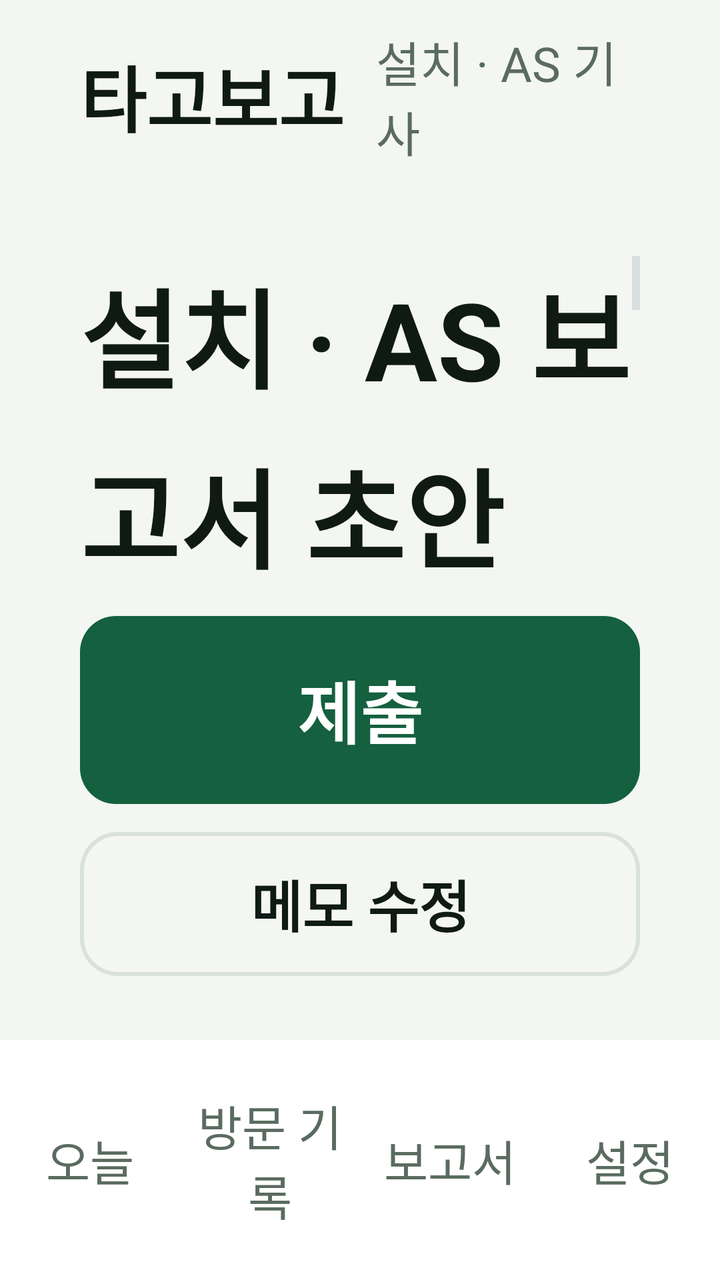
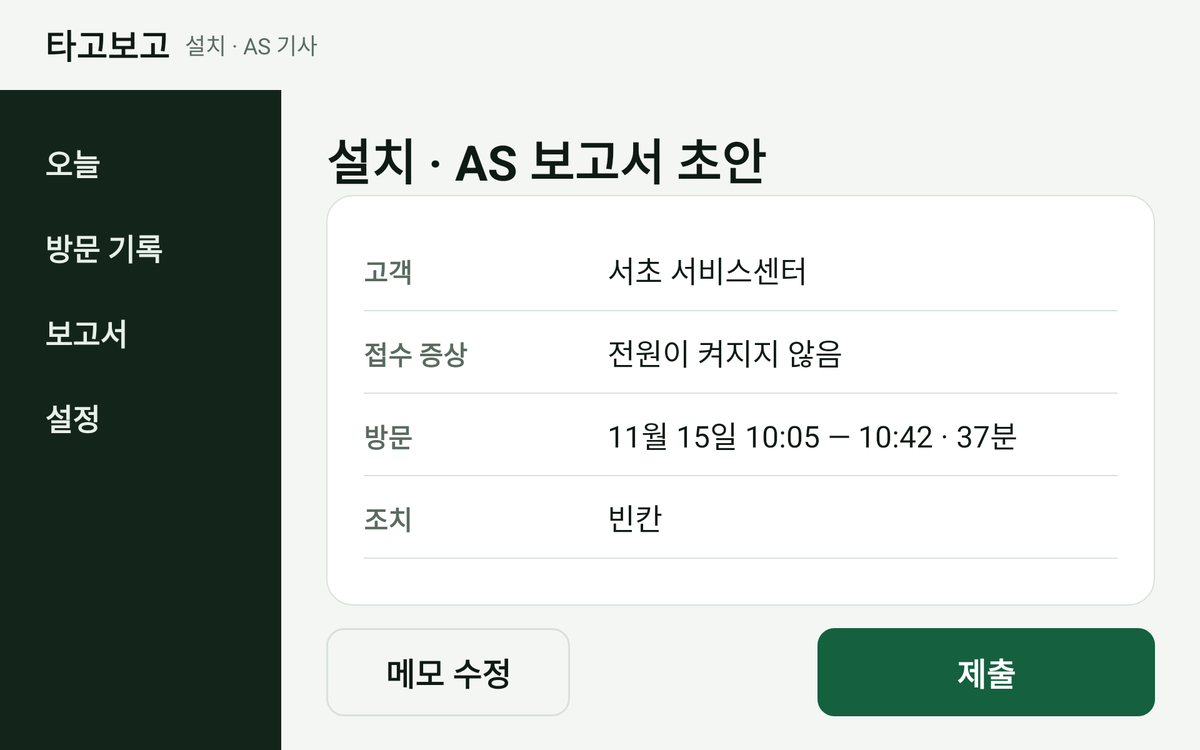

An Android layout and its configuration variant, each rendered on a device that would load it. The default file and the variant file are quoted in full after the pictures.
<!-- AndroidManifest.xml: application theme Theme.TagoBogo -->
<!-- res/layout/activity_report.xml -->
<?xml version="1.0" encoding="utf-8"?>
<LinearLayout xmlns:android="http://schemas.android.com/apk/res/android"
    android:layout_width="match_parent"
    android:layout_height="match_parent"
    android:orientation="vertical"
    android:background="@color/tb_bg">

    <include layout="@layout/view_topbar" />

    <ScrollView
        android:layout_width="match_parent"
        android:layout_height="0dp"
        android:layout_weight="1"
        android:paddingStart="@dimen/tb_gutter"
        android:paddingEnd="@dimen/tb_gutter"
        android:paddingTop="@dimen/tb_card_pad_v"
        android:clipToPadding="false">

        <LinearLayout
            android:layout_width="match_parent"
            android:layout_height="wrap_content"
            android:orientation="vertical">

            <TextView
                android:id="@+id/report_title"
                style="@style/Tb.H1"
                android:layout_width="match_parent"
                android:layout_height="wrap_content"
                android:text="@string/report_title" />

            <LinearLayout style="@style/Tb.Card">

                <TextView
                    android:id="@+id/report_key_1"
                    style="@style/Tb.Label"
                    android:text="@string/report_key_customer" />

                <TextView
                    android:id="@+id/report_value_1"
                    style="@style/Tb.Body.Ink"
                    android:layout_width="match_parent"
                    android:layout_height="wrap_content"
                    android:textSize="@dimen/tb_text_field"
                    android:text="@string/report_customer_tech_sample" />

                <TextView
                    android:id="@+id/report_source_1"
                    android:visibility="gone"
                    style="@style/Tb.Label"
                    android:layout_marginBottom="@dimen/tb_gap"
                    android:text="@string/report_source_job" />

                <View
                    android:layout_width="match_parent"
                    android:layout_height="1dp"
                    android:background="@drawable/bg_divider" />

                <TextView
                    android:id="@+id/report_key_2"
                    style="@style/Tb.Label"
                    android:layout_marginTop="@dimen/tb_gap"
                    android:text="@string/report_key_symptom" />

                <TextView
                    android:id="@+id/report_value_2"
                    style="@style/Tb.Body.Ink"
                    android:layout_width="match_parent"
                    android:layout_height="wrap_content"
                    android:textSize="@dimen/tb_text_field"
                    android:text="@string/memo_demo_tech_1" />

                <TextView
                    android:id="@+id/report_source_2"
                    android:visibility="gone"
                    style="@style/Tb.Label"
                    android:layout_marginBottom="@dimen/tb_gap"
                    android:text="@string/report_source_missing" />

                <View
                    android:layout_width="match_parent"
                    android:layout_height="1dp"
                    android:background="@drawable/bg_divider" />

                <TextView
                    style="@style/Tb.Label"
                    android:layout_marginTop="@dimen/tb_gap"
                    android:text="@string/report_key_visit" />

                <TextView
                    android:id="@+id/report_value_visit"
                    style="@style/Tb.Body.Ink"
                    android:layout_width="match_parent"
                    android:layout_height="wrap_content"
                    android:textSize="@dimen/tb_text_field"
                    android:text="@string/report_visit_sample" />

                <TextView
                    android:id="@+id/report_source_visit"
                    android:visibility="gone"
                    style="@style/Tb.Label"
                    android:layout_marginBottom="@dimen/tb_gap"
                    android:text="@string/report_source_auto" />

                <View
                    android:layout_width="match_parent"
                    android:layout_height="1dp"
                    android:background="@drawable/bg_divider" />

                <TextView
                    android:id="@+id/report_key_3"
                    style="@style/Tb.Label"
                    android:layout_marginTop="@dimen/tb_gap"
                    android:text="@string/report_key_action" />

                <TextView
                    android:id="@+id/report_value_3"
                    style="@style/Tb.Body.Ink"
                    android:layout_width="match_parent"
                    android:layout_height="wrap_content"
                    android:textSize="@dimen/tb_text_field"
                    android:text="@string/report_blank" />

                <TextView
                    android:id="@+id/report_source_3"
                    android:visibility="gone"
                    style="@style/Tb.Label"
                    android:layout_marginBottom="@dimen/tb_gap"
                    android:text="@string/report_source_missing" />

                <View
                    android:layout_width="match_parent"
                    android:layout_height="1dp"
                    android:background="@drawable/bg_divider" />

                <TextView
                    android:id="@+id/report_key_4"
                    style="@style/Tb.Label"
                    android:layout_marginTop="@dimen/tb_gap"
                    android:text="@string/report_key_part" />

                <TextView
                    android:id="@+id/report_value_4"
                    style="@style/Tb.Body.Ink"
                    android:layout_width="match_parent"
                    android:layout_height="wrap_content"
                    android:textSize="@dimen/tb_text_field"
                    android:text="@string/report_blank" />

                <TextView
                    android:id="@+id/report_source_4"
                    android:visibility="gone"
                    style="@style/Tb.Label"
                    android:layout_marginBottom="@dimen/tb_gap"
                    android:text="@string/report_source_missing" />

                <View
                    android:layout_width="match_parent"
                    android:layout_height="1dp"
                    android:background="@drawable/bg_divider" />

                <TextView
                    android:id="@+id/report_key_5"
                    style="@style/Tb.Label"
                    android:layout_marginTop="@dimen/tb_gap"
                    android:text="@string/report_key_result" />

                <TextView
                    android:id="@+id/report_value_5"
                    style="@style/Tb.Body"
                    android:layout_width="match_parent"
                    android:layout_height="wrap_content"
                    android:textSize="@dimen/tb_text_field"
                    android:text="@string/report_blank" />

                <TextView
                    android:id="@+id/report_source_5"
                    android:visibility="gone"
                    style="@style/Tb.Label"
                    android:text="@string/report_source_missing" />
            </LinearLayout>
        </LinearLayout>
    </ScrollView>

    <LinearLayout
        android:layout_width="match_parent"
        android:layout_height="wrap_content"
        android:orientation="vertical"
        android:paddingStart="@dimen/tb_gutter"
        android:paddingEnd="@dimen/tb_gutter"
        android:paddingTop="@dimen/tb_gap"
        android:paddingBottom="@dimen/tb_card_pad_v">

        <TextView
            android:id="@+id/btn_submit"
            style="@style/Tb.Button.Primary"
            android:text="@string/action_submit" />

        <TextView
            android:id="@+id/btn_edit_memo"
            style="@style/Tb.Button.Small.Ghost"
            android:layout_marginTop="@dimen/tb_gap_sm"
            android:text="@string/action_edit_memo" />
    </LinearLayout>

    <include layout="@layout/view_tabs" />
</LinearLayout>
<!-- res/layout/view_topbar.xml (included above) -->
<?xml version="1.0" encoding="utf-8"?>
<LinearLayout xmlns:android="http://schemas.android.com/apk/res/android"
    android:id="@+id/topbar"
    android:layout_width="match_parent"
    android:layout_height="@dimen/tb_bar_h"
    android:orientation="horizontal"
    android:gravity="center_vertical"
    android:paddingStart="@dimen/tb_gutter"
    android:paddingEnd="@dimen/tb_gutter"
    android:background="@color/tb_bg">

    <TextView
        android:id="@+id/topbar_logo"
        android:layout_width="wrap_content"
        android:layout_height="wrap_content"
        android:text="@string/app_name"
        android:textSize="@dimen/tb_text_logo"
        android:textStyle="bold"
        android:textColor="@color/tb_ink" />

    <TextView
        android:id="@+id/topbar_role"
        android:layout_width="wrap_content"
        android:layout_height="wrap_content"
        android:layout_marginStart="16dp"
        android:text="@string/role_tech"
        android:textSize="@dimen/tb_text_label"
        android:textColor="@color/tb_muted" />

    <View
        android:layout_width="0dp"
        android:layout_height="1dp"
        android:layout_weight="1" />

    <View
        android:id="@+id/topbar_dot"
        android:layout_width="16dp"
        android:layout_height="16dp"
        android:layout_marginEnd="12dp"
        android:background="@drawable/bg_dot"
        android:visibility="gone" />

    <TextView
        android:id="@+id/topbar_status"
        android:layout_width="wrap_content"
        android:layout_height="wrap_content"
        android:textSize="@dimen/tb_text_status"
        android:textColor="@color/tb_muted"
        android:visibility="gone" />
</LinearLayout>
<!-- res/layout/view_tabs.xml (included above) -->
<?xml version="1.0" encoding="utf-8"?>
<LinearLayout xmlns:android="http://schemas.android.com/apk/res/android"
    android:id="@+id/tabs"
    android:layout_width="match_parent"
    android:layout_height="@dimen/tb_tabs_h"
    android:orientation="horizontal"
    android:background="@color/tb_surface">

    <TextView
        android:id="@+id/tab_today"
        style="@style/Tb.Tab"
        android:text="@string/nav_today" />

    <TextView
        android:id="@+id/tab_stops"
        style="@style/Tb.Tab"
        android:text="@string/nav_stops" />

    <TextView
        android:id="@+id/tab_report"
        style="@style/Tb.Tab"
        android:text="@string/nav_report" />

    <TextView
        android:id="@+id/tab_settings"
        style="@style/Tb.Tab"
        android:text="@string/nav_settings" />
</LinearLayout>
<!-- resources referenced by this layout -->
<resources>
  <color name="tb_bg">#FFF3F6F2</color>
  <color name="tb_ink">#FF101A14</color>
  <color name="tb_muted">#FF5A6B60</color>
  <color name="tb_surface">#FFFFFFFF</color>
  <dimen name="tb_bar_h">96dp</dimen>
  <dimen name="tb_card_pad_v">32dp</dimen>
  <dimen name="tb_gap">22dp</dimen>
  <dimen name="tb_gap_sm">14dp</dimen>
  <dimen name="tb_gutter">40dp</dimen>
  <dimen name="tb_tabs_h">120dp</dimen>
  <dimen name="tb_text_field">32sp</dimen>
  <dimen name="tb_text_label">24sp</dimen>
  <dimen name="tb_text_logo">36sp</dimen>
  <dimen name="tb_text_status">26sp</dimen>
  <!-- drawable bg_divider (drawable) -->
  <?xml version="1.0" encoding="utf-8"?>
  <shape xmlns:android="http://schemas.android.com/apk/res/android" android:shape="rectangle">
      <solid android:color="@color/tb_line" />
  </shape>
  <!-- drawable bg_dot (drawable) -->
  <?xml version="1.0" encoding="utf-8"?>
  <shape xmlns:android="http://schemas.android.com/apk/res/android" android:shape="oval">
      <solid android:color="@color/tb_accent" />
  </shape>
  <string name="action_edit_memo">메모 수정</string>
  <string name="action_submit">제출</string>
  <string name="app_name">타고보고</string>
  <string name="memo_demo_tech_1">전원이 켜지지 않음</string>
  <string name="nav_report">보고서</string>
  <string name="nav_settings">설정</string>
  <string name="nav_stops">방문 기록</string>
  <string name="nav_today">오늘</string>
  <string name="report_blank">빈칸</string>
  <string name="report_customer_tech_sample">서초 서비스센터</string>
  <string name="report_key_action">조치</string>
  <string name="report_key_customer">고객</string>
  <string name="report_key_part">부품</string>
  <string name="report_key_result">결과</string>
  <string name="report_key_symptom">접수 증상</string>
  <string name="report_key_visit">방문</string>
  <string name="report_source_auto">· 방문 기록에서</string>
  <string name="report_source_job">· 일정에서</string>
  <string name="report_source_missing">· 메모에 없음</string>
  <string name="report_title">설치 · AS 보고서 초안</string>
  <string name="report_visit_sample">11월 15일 10:05 — 10:42 · 37분</string>
  <string name="role_tech">설치 · AS 기사</string>
  <style name="Tb.Body.Ink" parent="Tb.Body">
          <item name="android:textColor">@color/tb_ink</item>
      </style>
  <style name="Tb.Button.Primary" parent="Tb.Button">
          <item name="android:background">@drawable/bg_btn_primary</item>
          <item name="android:textColor">@color/tb_on_accent</item>
      </style>
  <style name="Tb.Button.Small.Ghost" parent="Tb.Button.Small">
          <item name="android:background">@drawable/bg_btn_ghost</item>
      </style>
  <style name="Tb.Label" parent="Tb.Text">
          <item name="android:textSize">@dimen/tb_text_label</item>
          <item name="android:textColor">@color/tb_muted</item>
          <item name="android:textStyle">bold</item>
      </style>
  <style name="Theme.TagoBogo" parent="android:Theme.DeviceDefault.NoActionBar">
          <item name="android:windowBackground">@color/tb_bg</item>
      </style>
  <color name="tb_line">#FFD9E2DA</color>
  <color name="tb_accent">#FF14603F</color>
  <style name="Tb.Text" parent="">
          <item name="android:layout_width">wrap_content</item>
          <item name="android:layout_height">wrap_content</item>
      </style>
  <dimen name="tb_text_body">28sp</dimen>
  <color name="tb_on_accent">#FFFFFFFF</color>
  <style name="Tb.Button.Small" parent="Tb.Button">
          <item name="android:layout_height">@dimen/tb_btn_h_sm</item>
          <item name="android:textSize">@dimen/tb_text_btn_sm</item>
      </style>
  <dimen name="tb_card_pad_h">36dp</dimen>
  <dimen name="tb_text_h1">54sp</dimen>
  <dimen name="tb_btn_h">94dp</dimen>
  <dimen name="tb_text_btn">34sp</dimen>
  <dimen name="tb_btn_h_sm">72dp</dimen>
  <dimen name="tb_text_btn_sm">28sp</dimen>
  <color name="tb_soft">#FFE6F0E7</color>
  <!-- some entries are left out for length -->
</resources>
<!-- res/layout-w1000dp/activity_report.xml (the repository's variant of the layout above) -->
<!-- drawn on a large tablet held sideways -->
<?xml version="1.0" encoding="utf-8"?>
<LinearLayout xmlns:android="http://schemas.android.com/apk/res/android"
    android:layout_width="match_parent"
    android:layout_height="match_parent"
    android:orientation="vertical"
    android:background="@color/tb_bg">

    <include layout="@layout/view_topbar" />

    <LinearLayout
        android:layout_width="match_parent"
        android:layout_height="0dp"
        android:layout_weight="1"
        android:orientation="horizontal">

        <include layout="@layout/view_rail" />

        <LinearLayout
            android:layout_width="0dp"
            android:layout_height="match_parent"
            android:layout_weight="1"
            android:orientation="vertical"
            android:paddingStart="@dimen/tb_gutter"
            android:paddingEnd="@dimen/tb_gutter"
            android:paddingTop="@dimen/tb_card_pad_v"
            android:paddingBottom="@dimen/tb_card_pad_v">

            <TextView
                android:id="@+id/report_title"
                style="@style/Tb.H1"
                android:layout_width="match_parent"
                android:layout_height="wrap_content"
                android:textSize="52sp"
                android:text="@string/report_title" />

            <LinearLayout
                style="@style/Tb.Card"
                android:layout_height="0dp"
                android:layout_weight="1">

                <LinearLayout
                    android:layout_width="match_parent"
                    android:layout_height="wrap_content"
                    android:orientation="horizontal"
                    android:paddingTop="20dp"
                    android:paddingBottom="20dp">

                    <TextView
                        android:id="@+id/report_key_1"
                        style="@style/Tb.Label"
                        android:layout_width="@dimen/tb_report_key_w"
                        android:layout_height="wrap_content"
                        android:textSize="@dimen/tb_text_body"
                        android:text="@string/report_key_customer" />

                    <TextView
                        android:id="@+id/report_value_1"
                        style="@style/Tb.Body.Ink"
                        android:layout_width="0dp"
                        android:layout_height="wrap_content"
                        android:layout_weight="1"
                        android:textSize="@dimen/tb_text_field"
                        android:text="@string/report_customer_tech_sample" />

                    <TextView
                        android:id="@+id/report_source_1"
                        android:visibility="gone"
                        style="@style/Tb.Label"
                        android:layout_marginStart="@dimen/tb_gap_sm"
                        android:text="@string/report_source_job" />
                </LinearLayout>

                <View
                    android:layout_width="match_parent"
                    android:layout_height="1dp"
                    android:background="@drawable/bg_divider" />

                <LinearLayout
                    android:layout_width="match_parent"
                    android:layout_height="wrap_content"
                    android:orientation="horizontal"
                    android:paddingTop="20dp"
                    android:paddingBottom="20dp">

                    <TextView
                        android:id="@+id/report_key_2"
                        style="@style/Tb.Label"
                        android:layout_width="@dimen/tb_report_key_w"
                        android:layout_height="wrap_content"
                        android:textSize="@dimen/tb_text_body"
                        android:text="@string/report_key_symptom" />

                    <TextView
                        android:id="@+id/report_value_2"
                        style="@style/Tb.Body.Ink"
                        android:layout_width="0dp"
                        android:layout_height="wrap_content"
                        android:layout_weight="1"
                        android:textSize="@dimen/tb_text_field"
                        android:text="@string/memo_demo_tech_1" />

                    <TextView
                        android:id="@+id/report_source_2"
                        android:visibility="gone"
                        style="@style/Tb.Label"
                        android:layout_marginStart="@dimen/tb_gap_sm"
                        android:text="@string/report_source_missing" />
                </LinearLayout>

                <View
                    android:layout_width="match_parent"
                    android:layout_height="1dp"
                    android:background="@drawable/bg_divider" />

                <LinearLayout
                    android:layout_width="match_parent"
                    android:layout_height="wrap_content"
                    android:orientation="horizontal"
                    android:paddingTop="20dp"
                    android:paddingBottom="20dp">

                    <TextView
                        style="@style/Tb.Label"
                        android:layout_width="@dimen/tb_report_key_w"
                        android:layout_height="wrap_content"
                        android:textSize="@dimen/tb_text_body"
                        android:text="@string/report_key_visit" />

                    <TextView
                        android:id="@+id/report_value_visit"
                        style="@style/Tb.Body.Ink"
                        android:layout_width="0dp"
                        android:layout_height="wrap_content"
                        android:layout_weight="1"
                        android:textSize="@dimen/tb_text_field"
                        android:text="@string/report_visit_sample" />

                    <TextView
                        android:id="@+id/report_source_visit"
                        android:visibility="gone"
                        style="@style/Tb.Label"
                        android:layout_marginStart="@dimen/tb_gap_sm"
                        android:text="@string/report_source_auto" />
                </LinearLayout>

                <View
                    android:layout_width="match_parent"
                    android:layout_height="1dp"
                    android:background="@drawable/bg_divider" />

                <LinearLayout
                    android:layout_width="match_parent"
                    android:layout_height="wrap_content"
                    android:orientation="horizontal"
                    android:paddingTop="20dp"
                    android:paddingBottom="20dp">

                    <TextView
                        android:id="@+id/report_key_3"
                        style="@style/Tb.Label"
                        android:layout_width="@dimen/tb_report_key_w"
                        android:layout_height="wrap_content"
                        android:textSize="@dimen/tb_text_body"
                        android:text="@string/report_key_action" />

                    <TextView
                        android:id="@+id/report_value_3"
                        style="@style/Tb.Body.Ink"
                        android:layout_width="0dp"
                        android:layout_height="wrap_content"
                        android:layout_weight="1"
                        android:textSize="@dimen/tb_text_field"
                        android:text="@string/report_blank" />

                    <TextView
                        android:id="@+id/report_source_3"
                        android:visibility="gone"
                        style="@style/Tb.Label"
                        android:layout_marginStart="@dimen/tb_gap_sm"
                        android:text="@string/report_source_missing" />
                </LinearLayout>

                <View
                    android:layout_width="match_parent"
                    android:layout_height="1dp"
                    android:background="@drawable/bg_divider" />

                <LinearLayout
                    android:layout_width="match_parent"
                    android:layout_height="wrap_content"
                    android:orientation="horizontal"
                    android:paddingTop="20dp"
                    android:paddingBottom="20dp">

                    <TextView
                        android:id="@+id/report_key_4"
                        style="@style/Tb.Label"
                        android:layout_width="@dimen/tb_report_key_w"
                        android:layout_height="wrap_content"
                        android:textSize="@dimen/tb_text_body"
                        android:text="@string/report_key_part" />

                    <TextView
                        android:id="@+id/report_value_4"
                        style="@style/Tb.Body.Ink"
                        android:layout_width="0dp"
                        android:layout_height="wrap_content"
                        android:layout_weight="1"
                        android:textSize="@dimen/tb_text_field"
                        android:text="@string/report_blank" />

                    <TextView
                        android:id="@+id/report_source_4"
                        android:visibility="gone"
                        style="@style/Tb.Label"
                        android:layout_marginStart="@dimen/tb_gap_sm"
                        android:text="@string/report_source_missing" />
                </LinearLayout>

                <View
                    android:layout_width="match_parent"
                    android:layout_height="1dp"
                    android:background="@drawable/bg_divider" />

                <LinearLayout
                    android:layout_width="match_parent"
                    android:layout_height="wrap_content"
                    android:orientation="horizontal"
                    android:paddingTop="20dp">

                    <TextView
                        android:id="@+id/report_key_5"
                        style="@style/Tb.Label"
                        android:layout_width="@dimen/tb_report_key_w"
                        android:layout_height="wrap_content"
                        android:textSize="@dimen/tb_text_body"
                        android:text="@string/report_key_result" />

                    <TextView
                        android:id="@+id/report_value_5"
                        style="@style/Tb.Body"
                        android:layout_width="0dp"
                        android:layout_height="wrap_content"
                        android:layout_weight="1"
                        android:textSize="@dimen/tb_text_field"
                        android:text="@string/report_blank" />

                    <TextView
                        android:id="@+id/report_source_5"
                        android:visibility="gone"
                        style="@style/Tb.Label"
                        android:layout_marginStart="@dimen/tb_gap_sm"
                        android:text="@string/report_source_missing" />
                </LinearLayout>
            </LinearLayout>

            <LinearLayout
                android:layout_width="match_parent"
                android:layout_height="wrap_content"
                android:orientation="horizontal"
                android:paddingTop="@dimen/tb_gap">

                <TextView
                    android:id="@+id/btn_edit_memo"
                    style="@style/Tb.Button.Ghost"
                    android:layout_width="260dp"
                    android:text="@string/action_edit_memo" />

                <View
                    android:layout_width="0dp"
                    android:layout_height="1dp"
                    android:layout_weight="1" />

                <TextView
                    android:id="@+id/btn_submit"
                    style="@style/Tb.Button.Primary"
                    android:layout_width="360dp"
                    android:text="@string/action_submit" />
            </LinearLayout>
        </LinearLayout>
    </LinearLayout>
</LinearLayout>
<!-- res/layout/view_rail.xml (included above) -->
<?xml version="1.0" encoding="utf-8"?>
<LinearLayout xmlns:android="http://schemas.android.com/apk/res/android"
    android:id="@+id/rail"
    android:layout_width="@dimen/tb_rail_w"
    android:layout_height="match_parent"
    android:orientation="vertical"
    android:background="@color/tb_rail"
    android:paddingStart="24dp"
    android:paddingEnd="24dp"
    android:paddingTop="32dp"
    android:paddingBottom="32dp">

    <TextView
        android:id="@+id/rail_today"
        style="@style/Tb.Rail.Item"
        android:text="@string/nav_today" />

    <TextView
        android:id="@+id/rail_stops"
        style="@style/Tb.Rail.Item"
        android:text="@string/nav_stops" />

    <TextView
        android:id="@+id/rail_report"
        style="@style/Tb.Rail.Item"
        android:text="@string/nav_report" />

    <TextView
        android:id="@+id/rail_settings"
        style="@style/Tb.Rail.Item"
        android:text="@string/nav_settings" />

</LinearLayout>
<!-- resources referenced by the variant -->
<!-- as a large tablet held sideways resolves them -->
<resources>
  <color name="tb_bg">#FFF3F6F2</color>
  <color name="tb_ink">#FF101A14</color>
  <color name="tb_muted">#FF5A6B60</color>
  <color name="tb_rail">#FF13241B</color>
  <dimen name="tb_bar_h">96dp</dimen>
  <!-- from res/values-w1000dp/ -->
  <dimen name="tb_card_pad_v">36dp</dimen>
  <!-- from res/values-w1000dp/ -->
  <dimen name="tb_gap">24dp</dimen>
  <dimen name="tb_gap_sm">14dp</dimen>
  <!-- from res/values-w1000dp/ -->
  <dimen name="tb_gutter">48dp</dimen>
  <dimen name="tb_rail_w">300dp</dimen>
  <!-- from res/values-w1000dp/ -->
  <dimen name="tb_report_key_w">260dp</dimen>
  <dimen name="tb_text_body">28sp</dimen>
  <dimen name="tb_text_field">32sp</dimen>
  <dimen name="tb_text_label">24sp</dimen>
  <dimen name="tb_text_logo">36sp</dimen>
  <dimen name="tb_text_status">26sp</dimen>
  <!-- drawable bg_divider (drawable) -->
  <?xml version="1.0" encoding="utf-8"?>
  <shape xmlns:android="http://schemas.android.com/apk/res/android" android:shape="rectangle">
      <solid android:color="@color/tb_line" />
  </shape>
  <!-- drawable bg_dot (drawable) -->
  <?xml version="1.0" encoding="utf-8"?>
  <shape xmlns:android="http://schemas.android.com/apk/res/android" android:shape="oval">
      <solid android:color="@color/tb_accent" />
  </shape>
  <string name="action_edit_memo">메모 수정</string>
  <string name="action_submit">제출</string>
  <string name="app_name">타고보고</string>
  <string name="memo_demo_tech_1">전원이 켜지지 않음</string>
  <string name="nav_report">보고서</string>
  <string name="nav_settings">설정</string>
  <string name="nav_stops">방문 기록</string>
  <string name="nav_today">오늘</string>
  <string name="report_blank">빈칸</string>
  <string name="report_customer_tech_sample">서초 서비스센터</string>
  <string name="report_key_action">조치</string>
  <string name="report_key_customer">고객</string>
  <string name="report_key_part">부품</string>
  <string name="report_key_result">결과</string>
  <string name="report_key_symptom">접수 증상</string>
  <string name="report_key_visit">방문</string>
  <string name="report_source_auto">· 방문 기록에서</string>
  <string name="report_source_job">· 일정에서</string>
  <string name="report_source_missing">· 메모에 없음</string>
  <string name="report_title">설치 · AS 보고서 초안</string>
  <string name="report_visit_sample">11월 15일 10:05 — 10:42 · 37분</string>
  <string name="role_tech">설치 · AS 기사</string>
  <style name="Tb.Body.Ink" parent="Tb.Body">
          <item name="android:textColor">@color/tb_ink</item>
      </style>
  <style name="Tb.Button.Ghost" parent="Tb.Button">
          <item name="android:background">@drawable/bg_btn_ghost</item>
      </style>
  <style name="Tb.Button.Primary" parent="Tb.Button">
          <item name="android:background">@drawable/bg_btn_primary</item>
          <item name="android:textColor">@color/tb_on_accent</item>
      </style>
  <style name="Tb.Label" parent="Tb.Text">
          <item name="android:textSize">@dimen/tb_text_label</item>
          <item name="android:textColor">@color/tb_muted</item>
          <item name="android:textStyle">bold</item>
      </style>
  <style name="Theme.TagoBogo" parent="android:Theme.DeviceDefault.NoActionBar">
          <item name="android:windowBackground">@color/tb_bg</item>
      </style>
  <color name="tb_line">#FFD9E2DA</color>
  <color name="tb_accent">#FF14603F</color>
  <style name="Tb.Text" parent="">
          <item name="android:layout_width">wrap_content</item>
          <item name="android:layout_height">wrap_content</item>
      </style>
  <color name="tb_on_accent">#FFFFFFFF</color>
  <!-- from res/values-w1000dp/ -->
  <dimen name="tb_card_pad_h">40dp</dimen>
  <!-- from res/values-w1000dp/ -->
  <dimen name="tb_text_h1">62sp</dimen>
  <color name="tb_rail_ink">#FFE7F0E8</color>
  <dimen name="tb_btn_h">94dp</dimen>
  <dimen name="tb_text_btn">34sp</dimen>
  <color name="tb_surface">#FFFFFFFF</color>
  <color name="tb_soft">#FFE6F0E7</color>
  <!-- some entries are left out for length -->
</resources>
